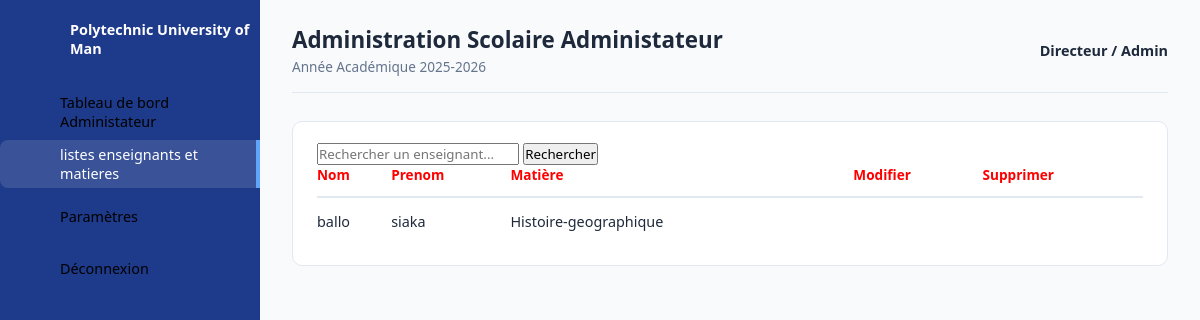
The app's page /liste_professeur/, older data.
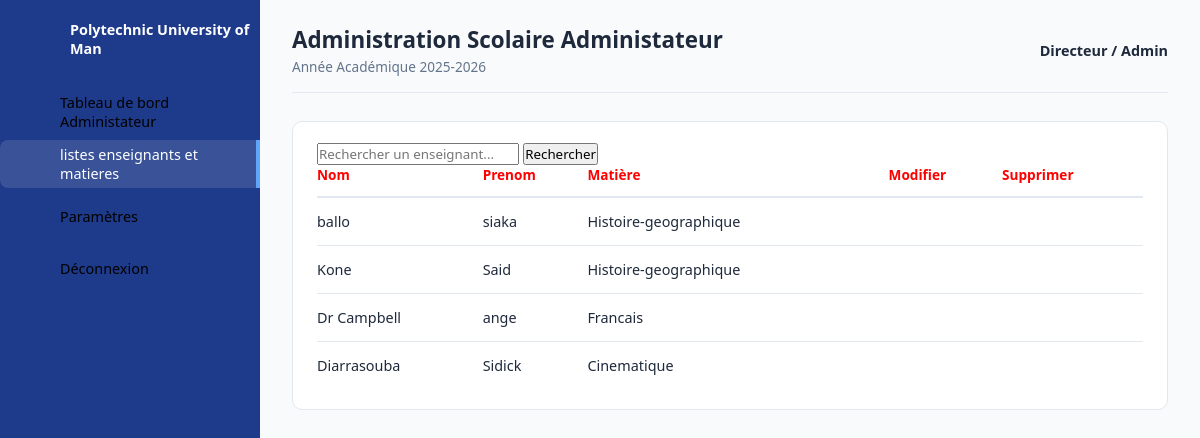
The same page, newer data.
### new_project/models.py (models this page shows, shortened)
class Professeur (models.Model):
    nom=models.CharField(max_length=100)
    prenom =models.CharField(max_length=100)
    age=models.IntegerField(default=0)
    classe = models.ForeignKey(Classes, on_delete=models.SET_NULL,null=True,blank=True)
    matiere =models.ForeignKey (Matieres, on_delete=models.SET_NULL,null=True, blank=True)
    id_user =models.OneToOneField(Utilisateur, on_delete=models.CASCADE, related_name='professeur' , null=True )
    class Meta:
        verbose_name = "Professeur"
        verbose_name_plural = "Professeurs"

class Matieres (models.Model):
    nom=models.CharField(max_length=50)
    class Meta:
        verbose_name = "Matière"
        verbose_name_plural = "Matières"
    def __str__(self):
        return self.nom

### new_project/views.py (the view)
# urls.py: path("liste_professeur/", liste_professeur, name='liste_professeur'),
def liste_professeur(request):
    recherche = request.GET.get('recherche')
    if recherche:
        professeurs = Professeur.objects.filter(
            nom__icontains=recherche
        )
    else:
        professeurs = Professeur.objects.all()
    context = {
        'professeurs': professeurs,
        'recherche': recherche
    }
    return render(
        request,
        'liste_professeur.html',
        context
    )

### templates/liste_professeur.html (shortened to what this page needs)
{% load static %}
<!DOCTYPE html>
<html lang="fr">
<head>
    <link rel="stylesheet" href="{% static 'css/dashboardadmin.css' %}?v=2.0">
</head>
<body>
    <div class="container">
        <aside class="navigation">
            <ul>
                <li class="brand">
                    <a href="#">
                        <span class="titre">Polytechnic University of Man</span>
                    </a>
                </li>
                <li>
                    <a href="{% url 'dashboardadmin' %}">
                        <span class="titre">Tableau de bord Administateur</span>
                    </a>
                </li>
                <li class="active">
                    <a href="{% url 'liste_professeur' %}">
                        <span class="titre">listes enseignants et matieres</span>
                    </a>
                </li>
                <li>
                    <a href="#">
                        <span class="titre">Paramètres</span>
                    </a>
                </li>
                <li class="logout">
                    <a href="{% url 'deconnexion' %}">
                        <span class="titre">Déconnexion</span>
                    </a>
                </li>
            </ul>
        </aside>
        <main class="main-content">
            <header class="topbar">
                <div>
                    <h2>Administration Scolaire Administateur</h2>
                    <p class="subtitle">Année Académique 2025-2026</p>
                </div>
                <div class="user-profile">
                    <span>Directeur / Admin</span>
                </div>
            </header>
            <section class="details">
                <div class="recent-orders">
                   <form method="GET" class="search-form">
                        <input type="text" name="recherche" placeholder="Rechercher un enseignant..."    value="{{ request.GET.recherche }}">
                         <button type="submit">Rechercher</button>
                    </form>
                    <table>
                        <thead>
                            <tr>
                                <td class="lock">Nom</td>
                                <td class="lock">Prenom</td>
                                <td class="lock">Matière</td>
                                <td class="lock">Modifier</td>
                                <td class="lock">Supprimer</td>
                            </tr>
                        </thead>
                        <tbody>
                            {% for professeur in professeurs %}
                            <tr>
                                <td>{{ professeur.nom }}</td>
                                <td>{{ professeur.prenom }}</td>
                                <td>{{ professeur.matiere }}</td>
                                <td>
                                </td>
                                <td>
                                </td>
                            </tr>
                            {% empty %}
                            <tr>
                                <td colspan="7">Aucun enseignant trouvé.</td>
                            </tr>
                            {% endfor %}
                        </tbody>
                    </table>
                </div>
            </section>
        </main>
    </div>
</body>
</html>

Row changes from the older to the newer data that the page shows:
added Professeur: nom "Kone", prenom "Said", matiere "Histoire-geographique"
added Professeur: nom "Dr Campbell", prenom "ange", matiere "Francais"
added Professeur: nom "Diarrasouba", prenom "Sidick", matiere "Cinematique"
